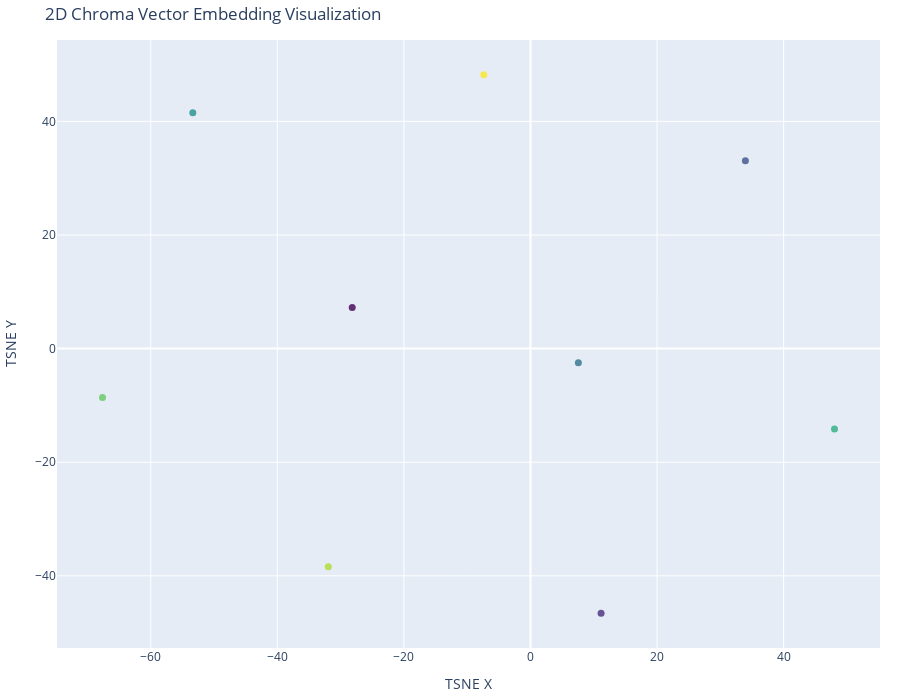

Notebook cell for this chart:
### Markdown cell above
## <span style = "font-family: Great Vibes, cursive"> 📊 2D</snap>

### Code cell
# Convert embeddings to NumPy array
vectors = np.array(retrieved_data['embeddings'])
documents = retrieved_data['documents']

# Ensure perplexity is valid
perplexity_value = min(10, max(1, len(vectors) - 1))

# Apply t-SNE for 2D dimensionality reduction
tsne = TSNE(n_components=2, perplexity=perplexity_value, random_state=42)
reduced_vectors = tsne.fit_transform(vectors)

# Create 2D scatter plot
fig = go.Figure(data=[go.Scatter(
    x=reduced_vectors[:, 0],
    y=reduced_vectors[:, 1],
    mode='markers',
    marker=dict(size=7, opacity=0.8, color=np.linspace(0, 1, len(reduced_vectors)), colorscale='Viridis'),
    text=[f"{d[:100]}..." for d in documents],# Show first 100 chars on hover
    hoverinfo='text'
)])

# Update layout for better visualization
fig.update_layout(
    title="2D Chroma Vector Embedding Visualization",
    xaxis_title="TSNE X",
    yaxis_title="TSNE Y",
    width=900,
    height=700,
    margin=dict(r=20, b=10, l=10, t=40)
)

# Show the plot
fig.show()

### Figure 1 — Plotly figure (JSON) as saved in the notebook; plotly's stock layout.template omitted (floating-point values rounded to 4 significant figures)
{"data": [{"hoverinfo": "text", "marker": {"color": [0, 0.125, 0.25, 0.375, 0.5, 0.625, 0.75, 0.875, 1], "colorscale": [[0, "#440154"], [0.1111, "#482878"], [0.2222, "#3e4989"], [0.3333, "#31688e"], [0.4444, "#26828e"], [0.5556, "#1f9e89"], [0.6667, "#35b779"], [0.7778, "#6ece58"], [0.8889, "#b5de2b"], [1, "#fde725"]], "opacity": 0.8, "size": 7}, "mode": "markers", "text": ["#include <stdio.h>\nint main() {...", "    int x = 10;...", "    printf(\"Hello, World! %d\", x);...", "    return 0;...", "}...", "def greet():...", "    x = 10...", "    print(f\"Hello, World! {x}\")...", "greet()..."], "type": "scatter", "x": [-28.17, 11.15, 33.95, 7.565, -53.36, 48.03, -67.62, -31.95, -7.376], "y": [7.229, -46.58, 33.06, -2.468, 41.51, -14.15, -8.6, -38.39, 48.21]}], "layout": {"height": 700, "margin": {"b": 10, "l": 10, "r": 20, "t": 40}, "title": {"text": "2D Chroma Vector Embedding Visualization"}, "width": 900, "xaxis": {"title": {"text": "TSNE X"}}, "yaxis": {"title": {"text": "TSNE Y"}}}}
